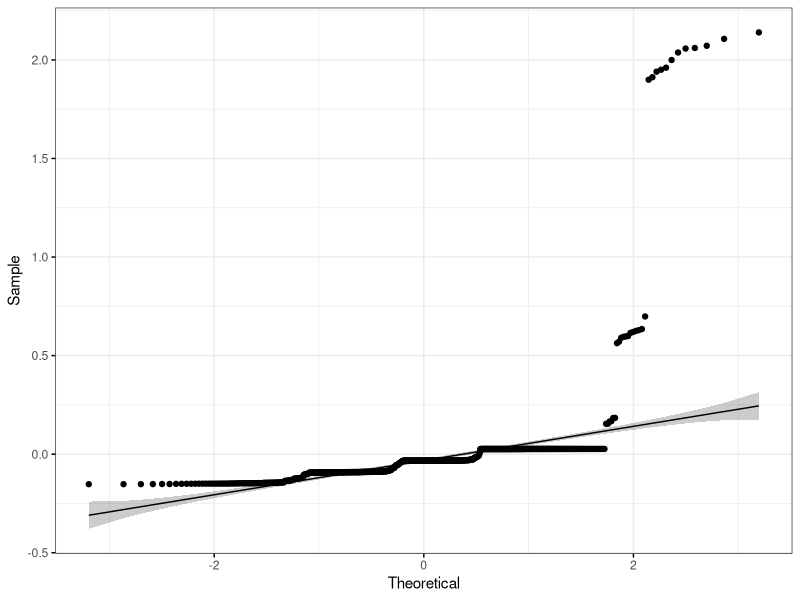
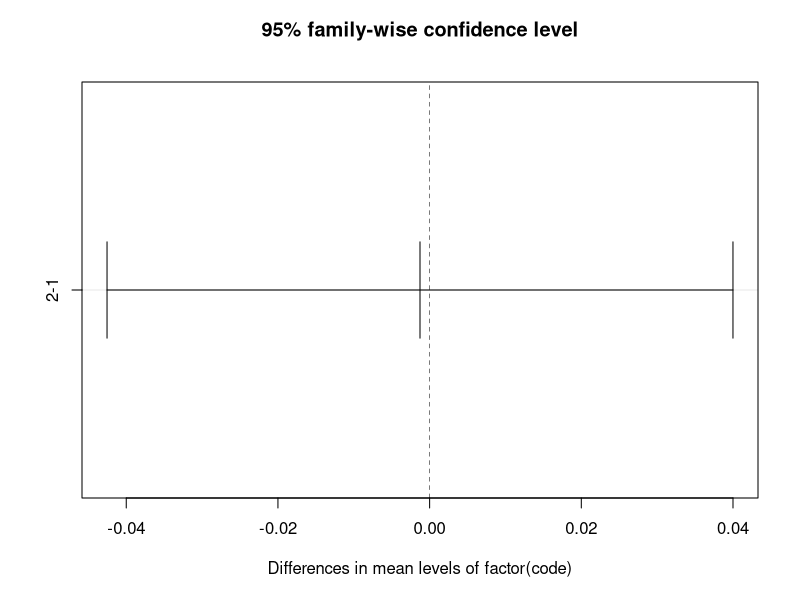
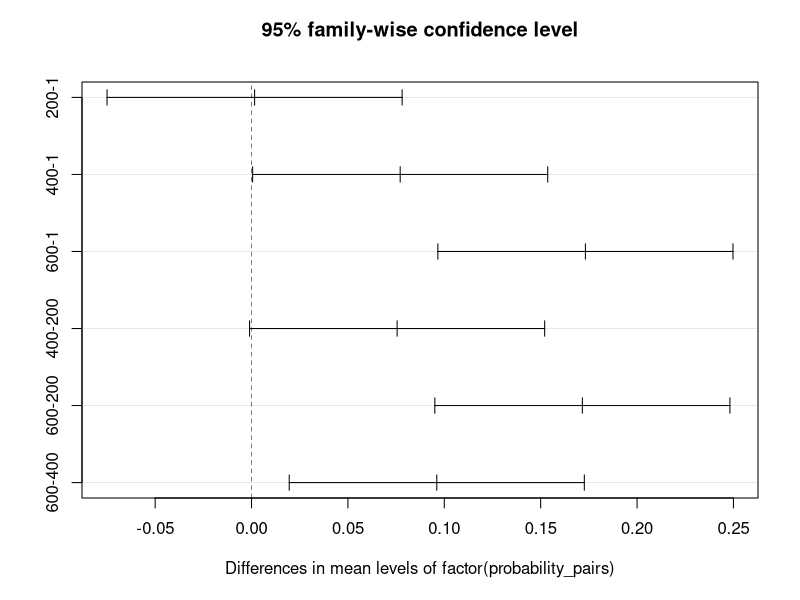
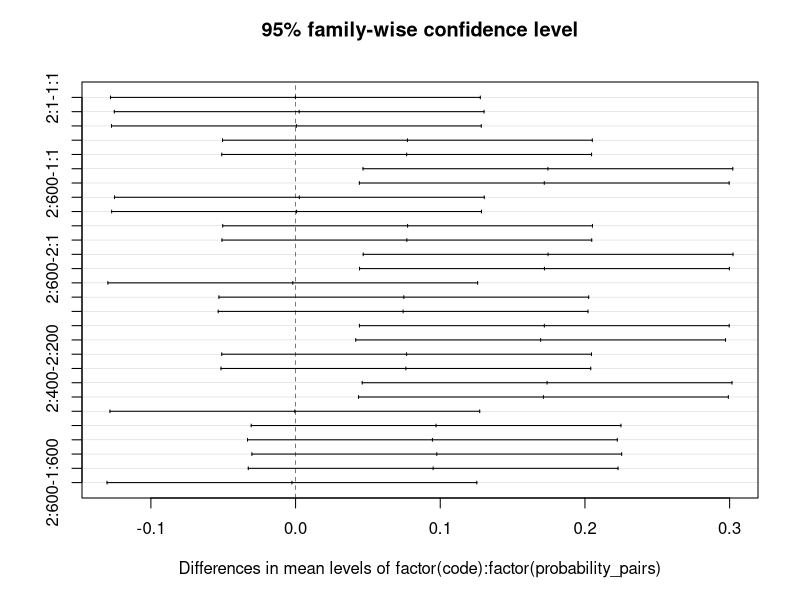
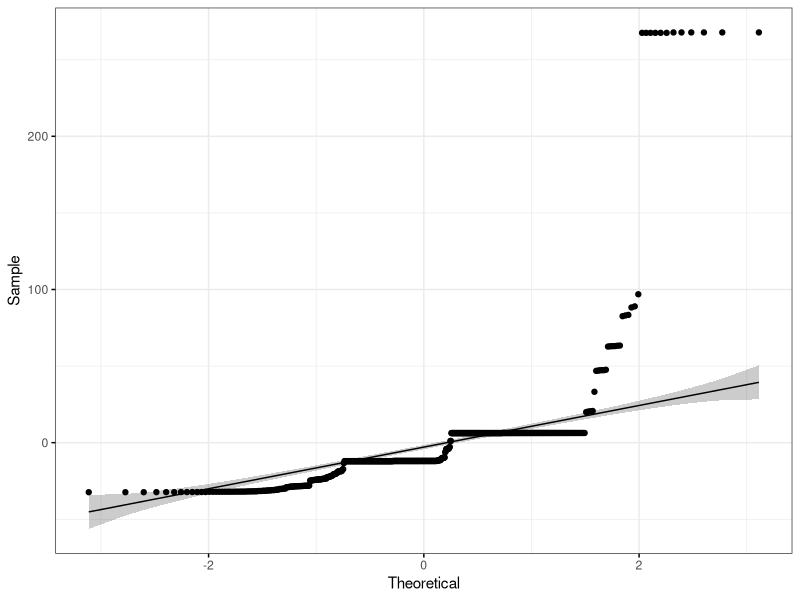
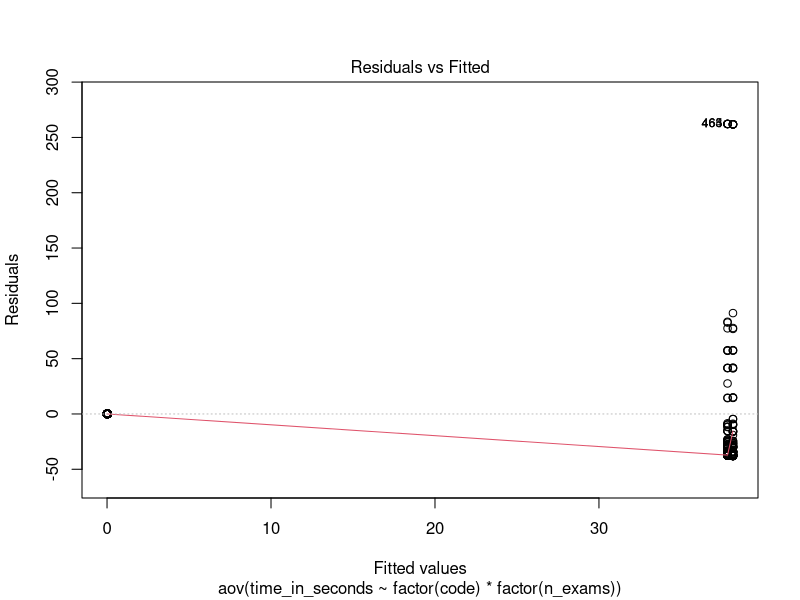
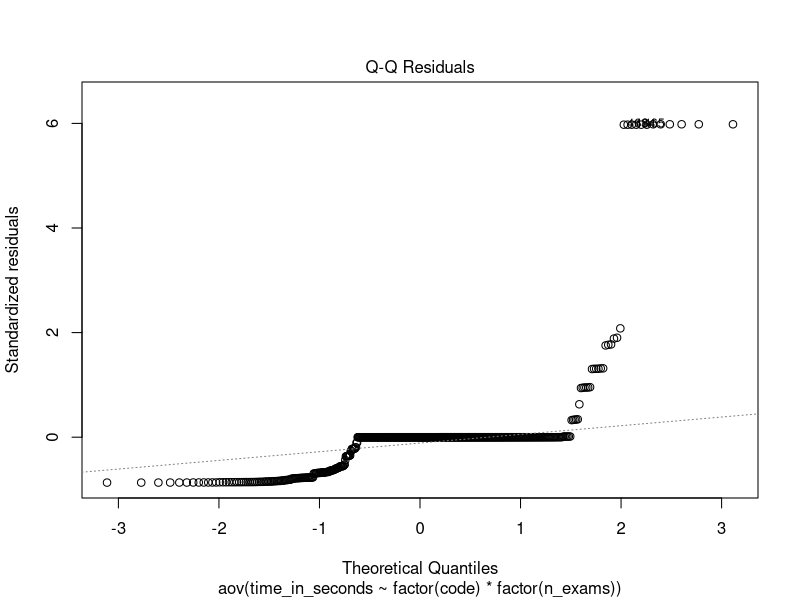
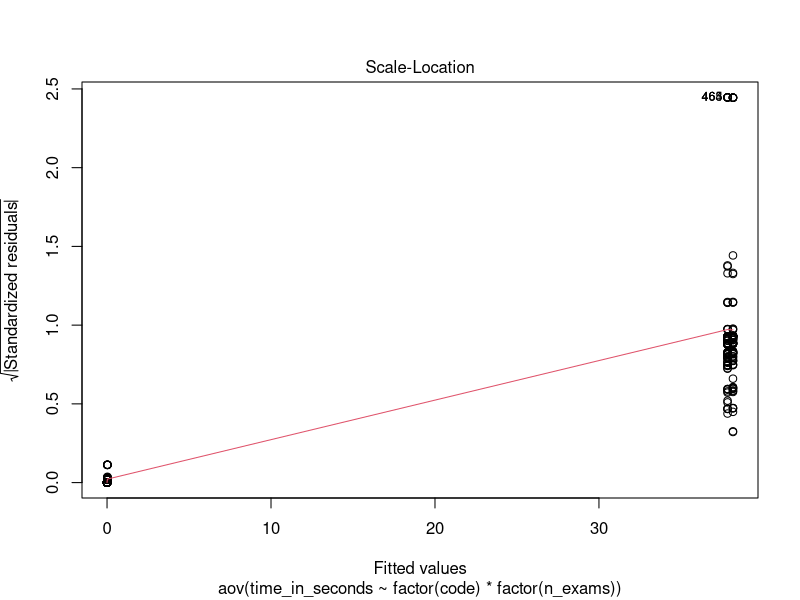

Write the R code that produced these figures, in order.
library(gplots)
library(ggplot2)
library(ggpubr)

##------- ANOVA 
setwd("C:\\Users\\gonca\\Desktop\\MEI")

hip1 = read.table("hip1.txt", header=TRUE)
model  <- lm(time_in_seconds ~ code * probability_pairs, data = hip1)
# Create a QQ plot of residuals
qq = ggqqplot(residuals(model), ggtheme = theme_bw()) 
show(qq)
aov.out = aov(time_in_seconds~factor(code)*factor(probability_pairs), data=hip1)
summary(aov.out)

plot(TukeyHSD(aov.out))

hip2 = read.table("hip2.txt", header=TRUE)
model  <- lm(time_in_seconds ~ code * n_exams, data = hip2)
# Create a QQ plot of residuals
qq = ggqqplot(residuals(model), ggtheme = theme_bw()) 
show(qq)

aov.out = aov(time_in_seconds~factor(code)*factor(n_exams), data=hip2)
summary(aov.out)
plot(aov.out)
